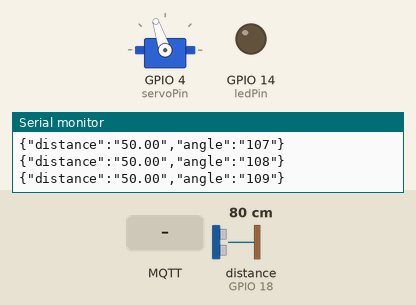
Recording of a sketch running on a simulated ESP32. On the bench: servo, output pins drawn as LEDs (lit = HIGH), the last lines printed to the serial monitor. Wiring (inferred from the names in the program): ultrasonic range finder: trigger GPIO 5; echo GPIO 18. The inputs (shaded band) are chosen by the test bench; at power-on: distance to the obstacle (sensor on GPIO 18) 80 cm. The echo pulse lasts 58.3 µs per cm; WiFi joins after 1.5 s; servers stay silent unless stated; no MQTT or app messages arrive unless stated; pins used as bus, display or sensor lines are not drawn.

Above: at 18.0 s.
18.1 s: distance to the obstacle (sensor on GPIO 18) set to 250 cm
At 21.2 s:
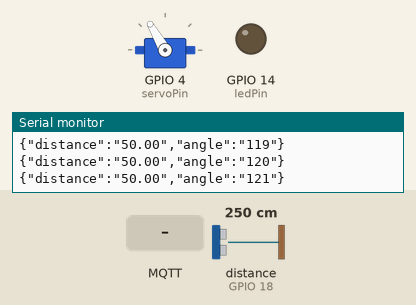
23.3 s: distance to the obstacle (sensor on GPIO 18) set to 2 cm
26.8 s: MQTT message "on" arrives on the first subscribed topic
At 35.14 s:
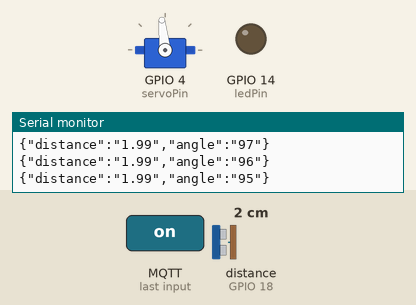
At 48.11 s:
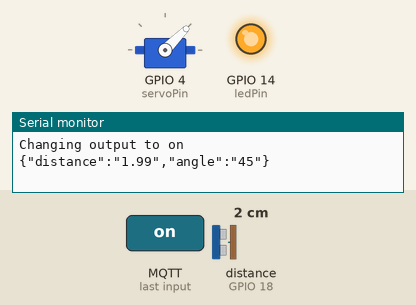
Timing chart, 0 to 63.6 s (numbered marks = the images above; inputs shaded):
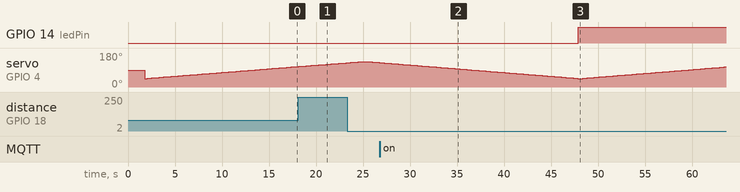

Measured:
- after the input at 26.8 s, GPIO 14 (ledPin): LOW → HIGH after 21.1 s

The sketch:

Radar.ino
```cpp
#include <Servo.h>
#include <WiFi.h>
#include <PubSubClient.h>
#include <Wire.h>
#include <string>
/**/
const char* ssid = "Moov Africa_2.4G_0D360";
const char* password = "64949961";
// string ip = '192.168.0.111';
const char* mqtt_server = "192.168.1.101";
WiFiClient espClient;
PubSubClient client(espClient);
long lastMsg = 0;
char msg[50];
int value = 0;
/**/
static const int servoPin = 4;
static const int ledPin = 14;
Servo servo1;
const int trigPin = 5;
const int echoPin = 18;

//define sound speed in cm/uS
#define SOUND_SPEED 0.034
#define CM_TO_INCH 0.393701

long duration;
float distanceCm;
float distanceInch;
int waitingDelay = 50;
int moveAngle = 1;
int startPos = 45;
int endPos = 135;

void setup() {
  Serial.begin(115200);

  pinMode(ledPin, OUTPUT);
  setup_wifi();
  client.setServer(mqtt_server, 1883);
  client.setCallback(callback);

  pinMode(trigPin, OUTPUT);  // Sets the trigPin as an Output
  pinMode(echoPin, INPUT);   // Sets the echoPin as an Input
  servo1.attach(servoPin);
}

void setup_wifi() {
  delay(10);
  // We start by connecting to a WiFi network
  Serial.println();
  Serial.print("Connecting to ");
  Serial.println(ssid);

  WiFi.begin(ssid, password);

  while (WiFi.status() != WL_CONNECTED) {
    delay(500);
    Serial.print(".");
  }

  Serial.println("");
  Serial.println("WiFi connected");
  Serial.println("IP address: ");
  Serial.println(WiFi.localIP());
}

void callback(char* topic, byte* message, unsigned int length) {
  Serial.print("Message arrived on topic: ");
  Serial.print(topic);
  Serial.print(". Message: ");
  String messageTemp;

  for (int i = 0; i < length; i++) {
    Serial.print((char)message[i]);
    messageTemp += (char)message[i];
  }
  Serial.println();

  // Feel free to add more if statements to control more GPIOs with MQTT

  // If a message is received on the topic esp32/output, you check if the message is either "on" or "off".
  // Changes the output state according to the message
  if (String(topic) == "esp32/output") {
    Serial.print("Changing output to ");
    if (messageTemp == "on") {
      Serial.println("on");
      digitalWrite(ledPin, HIGH);
    } else if (messageTemp == "off") {
      Serial.println("off");
      digitalWrite(ledPin, LOW);
    }
  }
}

void reconnect() {
  // Loop until we're reconnected
  while (!client.connected()) {
    Serial.print("Attempting MQTT connection...");
    // Attempt to connect
    if (client.connect("ESP8266Client")) {
      Serial.println("connected");
      // Subscribe
      client.subscribe("esp32/output");
    } else {
      Serial.print("failed, rc=");
      Serial.print(client.state());
      Serial.println(" try again in 5 seconds");
      // Wait 5 seconds before retrying
      delay(5000);
    }
  }
}

void loop() {
  if (!client.connected()) {
    reconnect();
  }
  client.loop();
  // servo1.write(180);
  for (int posDegrees = startPos; posDegrees <= endPos; posDegrees += moveAngle) {
    measureDistance(posDegrees);

    servo1.write(posDegrees);
    // Serial.println(posDegrees);
    delay(waitingDelay);
  }

  for (int posDegrees = endPos; posDegrees >= startPos; posDegrees -= moveAngle) {
    measureDistance(posDegrees);
    servo1.write(posDegrees);
    // Serial.println(posDegrees);
    delay(waitingDelay);
  }
}


float measureDistance(int pos) {
  // Clears the trigPin
  digitalWrite(trigPin, LOW);
  delayMicroseconds(2);
  // Sets the trigPin on HIGH state for 10 micro seconds
  digitalWrite(trigPin, HIGH);
  delayMicroseconds(10);
  digitalWrite(trigPin, LOW);

  // Reads the echoPin, returns the sound wave travel time in microseconds
  duration = pulseIn(echoPin, HIGH);

  // Calculate the distance
  distanceCm = duration * SOUND_SPEED / 2;

  // Convert to inches
  // distanceInch = distanceCm * CM_TO_INCH;

  // Prints the distance in the Serial Monitor
  // Serial.print("Distance (cm): ");

distanceCm < 50 ? distanceCm=distanceCm : distanceCm =50;
  // if (distanceCm < 50) {
    // char buffer[10];
    // dtostrf(distanceCm, 8, 2, buffer);
    String d;

    d = "{\"distance\":\"";
    d += (String)distanceCm;
    d += "\",\"angle\":\"";
    d += (String)pos;
    d += "\"}";
    // d = "akdjdfdnss";
    // Serial.println(d);
    char buffer[d.length() + 1];
    d.toCharArray(buffer, sizeof(buffer));
    Serial.println(buffer);
    while(!client.publish("esp32/distance", buffer,true)){
      client.publish("esp32/distance", buffer,true);
      delay(50);
    }
    // Serial.println(distanceCm);
  // } else {
  //   distanceCm = 50;
  // }

  // Serial.print("Distance (inch): ");
  // Serial.println(distanceInch);
  delay(200);
  return distanceCm;
}
```
